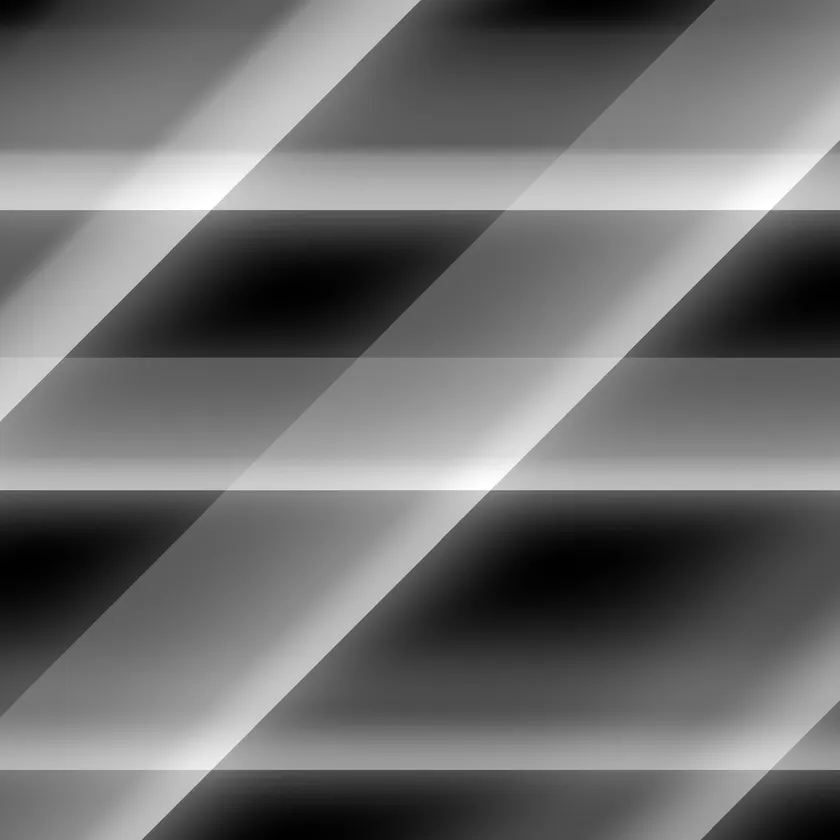
#> input picture @reference/data/BlackAndWhite_criss-cross_pattern_2015x2015.webp, 840 x 840 px, shrunk from 2015 x 2015 before the run
$ python train_ai_models.py --eagle-dir ../../@reference/data
#> lines starting #> are read from the running program, lines starting #| are printed output that depends on the picture
#!/usr/bin/env python3
"""
Pixly AI Model Training Script
Version: 4.2.0

完整AI训练流程：
1. SWT小波变换特征提取
2. LightGBM梯度提升树训练
3. 模型导出为JSON（供Go调用）
"""

import json
import os
import sys
from pathlib import Path
from typing import Dict, List, Tuple
import numpy as np
from PIL import Image
import pywt
from sklearn.model_selection import train_test_split, GridSearchCV
from sklearn.preprocessing import StandardScaler
import lightgbm as lgb
import argparse
from datetime import datetime

# ============================================================================
# SWT特征提取器
# ============================================================================

class SWTFeatureExtractor:
    """静止小波变换特征提取器"""

    def __init__(self, wavelet='db1', max_level=3):
        self.wavelet = wavelet
        self.max_level = max_level

    def _prepare_image(self, img_array: np.ndarray) -> Tuple[np.ndarray, int]:
        """预处理图像：padding到偶数尺寸，计算最大可用层级"""
        h, w = img_array.shape

        # Padding到偶数尺寸
        new_h = h if h % 2 == 0 else h + 1
        new_w = w if w % 2 == 0 else w + 1

        if new_h != h or new_w != w:
            padded = np.zeros((new_h, new_w), dtype=img_array.dtype)
            padded[:h, :w] = img_array
            img_array = padded

        # 计算最大可用层级（基于最小尺寸）
        min_dim = min(new_h, new_w)
        max_possible_level = int(np.floor(np.log2(min_dim)))
        actual_level = min(self.max_level, max_possible_level, 3)  # 最多3层

        return img_array, max(1, actual_level)  # 至少1层

    def extract(self, image_path: str) -> Dict[str, float]:
        """提取SWT特征（9维）"""
        img = Image.open(image_path).convert('L')  # 转灰度
        img_array = np.array(img, dtype=np.float32)

        # 预处理图像
        img_array, actual_level = self._prepare_image(img_array)

        # 静止小波变换
        try:
            coeffs = pywt.swt2(img_array, self.wavelet, level=actual_level)
        except Exception as e:
            # 降级到1层
            coeffs = pywt.swt2(img_array, self.wavelet, level=1)

        features = {}

        # 获取实际层数
        num_levels = len(coeffs)

        # 1. 边缘强度（高频水平+垂直分量）
        edge_strength = 0
        for (cA, (cH, cV, cD)) in coeffs:
            edge_strength += np.std(cH) + np.std(cV)
        features['edge_strength'] = float(edge_strength / num_levels)

        # 2. 纹理复杂度（对角分量标准差）
        texture_complexity = 0
        for (cA, (cH, cV, cD)) in coeffs:
            texture_complexity += np.std(cD)
        features['texture_complexity'] = float(texture_complexity / num_levels)

        # 3. 噪声水平（最高频细节的MAD）
        (cA, (cH, cV, cD)) = coeffs[0]
        noise_level = np.median(np.abs(cD - np.median(cD)))
        features['noise_level'] = float(noise_level)

        # 4. 细节层次（多尺度能量分布）
        detail_energies = []
        for (cA, (cH, cV, cD)) in coeffs:
            energy = np.sum(cH**2 + cV**2 + cD**2)
            detail_energies.append(energy)
        features['detail_level'] = float(np.std(detail_energies))

        # 5-7. 频率能量分布
        total_energy = sum(detail_energies)
        if total_energy > 0:
            features['high_freq_energy'] = float(detail_energies[0] / total_energy)
            # 中频能量：如果有3层取中间层，否则取平均
            if len(detail_energies) >= 3:
                features['mid_freq_energy'] = float(detail_energies[1] / total_energy)
            elif len(detail_energies) == 2:
                features['mid_freq_energy'] = float((detail_energies[0] + detail_energies[1]) / 2 / total_energy)
            else:
                features['mid_freq_energy'] = float(detail_energies[0] / 2 / total_energy)
            features['low_freq_energy'] = float(detail_energies[-1] / total_energy)
        else:
            features['high_freq_energy'] = 0
            features['mid_freq_energy'] = 0
            features['low_freq_energy'] = 0

        # 8. 整体质量评分（基于多特征加权）
        features['overall_quality'] = float(
            0.3 * min(features['edge_strength'] / 100, 1) +
            0.2 * min(features['texture_complexity'] / 100, 1) +
            0.3 * (1 - min(features['noise_level'] / 50, 1)) +
            0.2 * min(features['detail_level'] / 1000, 1)
        ) * 100

        # 9. 可压缩性评分
        features['compression_score'] = float(
            0.5 * (1 - features['texture_complexity'] / 100) +
            0.3 * (1 - features['noise_level'] / 50) +
            0.2 * features['low_freq_energy']
        )

        return features

# ============================================================================
# 基础特征提取器
# ============================================================================

class BasicFeatureExtractor:
    """基础图像特征提取器"""

    @staticmethod
    def extract(image_path: str) -> Dict[str, any]:
        """提取基础特征"""
        img = Image.open(image_path)

        features = {
            'width': img.width,
            'height': img.height,
            'pixels': img.width * img.height,
            'aspect_ratio': img.width / img.height,
            'has_alpha': 1 if img.mode in ('RGBA', 'LA') else 0,
            'file_size': os.path.getsize(image_path),
        }

        return features

# ============================================================================
# 数据加载器
# ============================================================================

class DatasetLoader:
    """Eagle数据集加载器"""

    def __init__(self, eagle_dir: str, seed_file: str = None):
        self.eagle_dir = Path(eagle_dir)
        self.seed_file = seed_file
        self.swt_extractor = SWTFeatureExtractor()
        self.basic_extractor = BasicFeatureExtractor()

    def load_eagle_images(self) -> List[Dict]:
        """加载Eagle图像库"""
        print("📂 扫描Eagle图像库...")

        image_files = []
        for ext in ['*.jpg', '*.jpeg', '*.png', '*.webp']:
            image_files.extend(self.eagle_dir.glob(f'**/{ext}'))
#> pass 2 of the loop in load_eagle_images, `for ext in ['*.jpg', '*.jpeg', '*.png', '*.webp']:`:

        print(f"✅ 找到 {len(image_files)} 张图像")

        dataset = []
        for i, img_path in enumerate(image_files):
            if i % 50 == 0:
                print(f"   处理进度: {i}/{len(image_files)}")

            try:
                # 提取特征
                basic = self.basic_extractor.extract(str(img_path))
#> in extract, img is the input picture: PIL image 840x840 RGB; mean R, G, B 110.5, 110.5, 110.5
                swt = self.swt_extractor.extract(str(img_path))
#> in extract, `img_array, actual_level = self._prepare_image(img_array)`: actual_level = 3
#> in extract, `coeffs = pywt.swt2(img_array, self.wavelet, level=actual_level)`: coeffs = 3 items
#> in extract, `num_levels = len(coeffs)`: num_levels = 3
#> the loop in extract, `for (cA, (cH, cV, cD)) in coeffs:` made 3 passes
#> edge_strength on passes 1 to 3: 72.69, 98.37, 108.1
#> after the loop in extract, `for (cA, (cH, cV, cD)) in coeffs:`: edge_strength = 108.1
#> the loop in extract, `for (cA, (cH, cV, cD)) in coeffs:` made 3 passes
#> texture_complexity on passes 1 to 3: 12.13, 16.61, 18.31
#> after the loop in extract, `for (cA, (cH, cV, cD)) in coeffs:`: texture_complexity = 18.31
#> in extract, `(cA, (cH, cV, cD)) = coeffs[0]`:
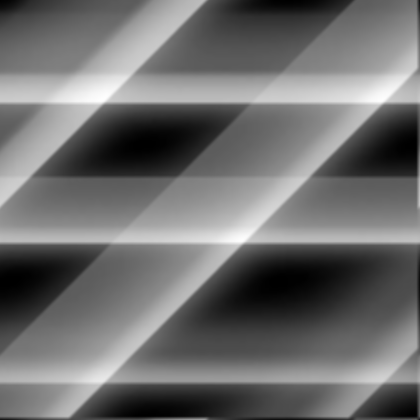
#> cA: shape (840, 840) float32 (shown at 1/2 size); min 8, max 2038.2, mean 883.9; drawn with min black and max white
#> in extract, `(cA, (cH, cV, cD)) = coeffs[0]`:
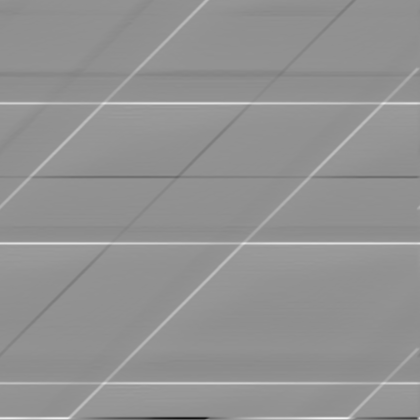
#> cH: shape (840, 840) float32 (shown at 1/2 size); min -674, max 497.8, mean 0; drawn with min black and max white
#> in extract, `(cA, (cH, cV, cD)) = coeffs[0]`:
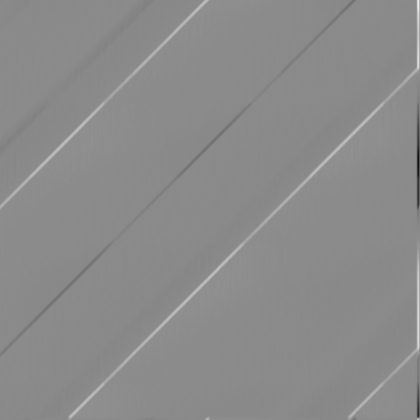
#> cV: shape (840, 840) float32 (shown at 1/2 size); min -545.5, max 453.5, mean 0; drawn with min black and max white
#> in extract, `(cA, (cH, cV, cD)) = coeffs[0]`:
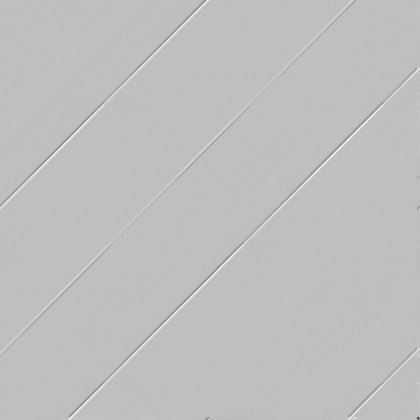
#> cD: shape (840, 840) float32 (shown at 1/2 size); min -450, max 150.7, mean 0; drawn with min black and max white
#> in extract, `noise_level = np.median(np.abs(cD - np.median(cD)))`: noise_level = 0.5
#> the loop in extract, `for (cA, (cH, cV, cD)) in coeffs:` made 3 passes
#> energy on passes 1 to 3: 2.11e+09, 263847296, 37648916
#> after the loop in extract, `for (cA, (cH, cV, cD)) in coeffs:`: detail_energies = [2.11e+09, 263847296, 37648916]
#> in extract, `total_energy = sum(detail_energies)`: total_energy = 2.41e+09
#> in load_eagle_images, `swt = self.swt_extractor.extract(str(img_path))`: swt = 9 items

                # 合并特征
                sample = {
                    'image_path': str(img_path),
                    **basic,
                    **swt,
                    # 标签（需要从XMP或手动标注获取，这里先用启发式）
                    'optimal_quality_jxl': self._estimate_optimal_quality(swt, 'jxl'),
                    'optimal_quality_avif': self._estimate_optimal_quality(swt, 'avif'),
                    'optimal_quality_webp': self._estimate_optimal_quality(swt, 'webp'),
                }
#> in _estimate_optimal_quality, `texture = swt_features['texture_complexity']`: texture = 6.1
#> in _estimate_optimal_quality, `noise = swt_features['noise_level']`: noise = 0.5

                dataset.append(sample)

            except Exception as e:
                print(f"   ⚠️  跳过 {img_path.name}: {e}")
                continue
#> pass 2 of the loop in load_eagle_images, `for i, img_path in enumerate(image_files):`:
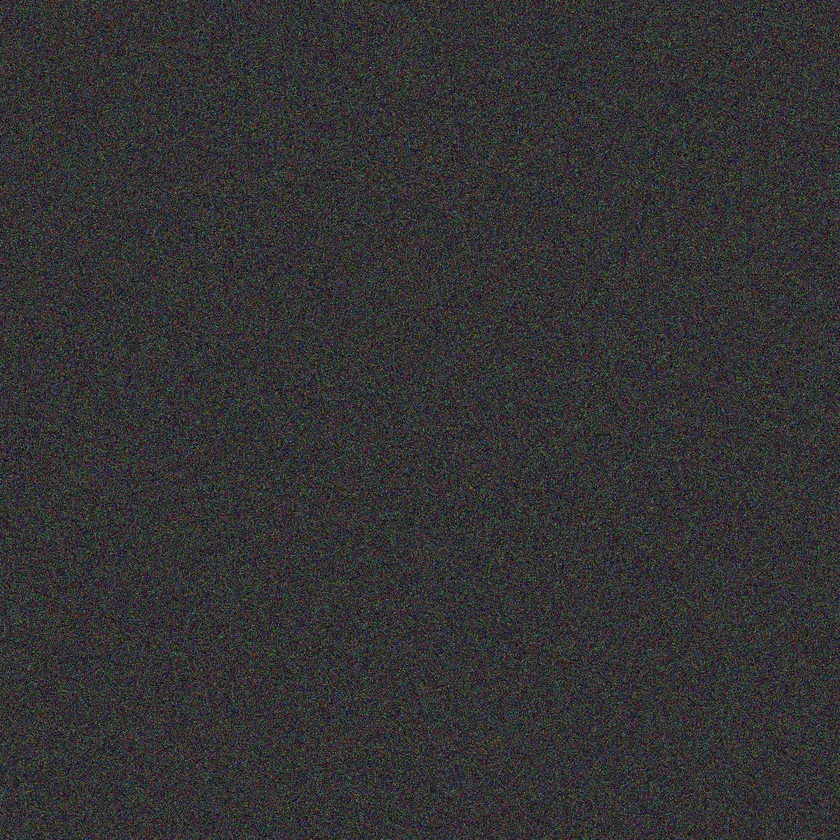
#> input picture @reference/data/RGB_noise_2015x2015.webp, 840 x 840 px, shrunk from 2015 x 2015 before the run
#> in extract, img is the input picture: PIL image 840x840 RGB; mean R, G, B 51.6, 50.6, 51.8
#> img: PIL image 840x840 L
#> the loop in extract (call 2), `for (cA, (cH, cV, cD)) in coeffs:` made 3 passes
#> edge_strength on passes 1 to 3: 38.5, 76.84, 111
#> after the loop in extract (call 2), `for (cA, (cH, cV, cD)) in coeffs:`: edge_strength = 111
#> the loop in extract (call 2), `for (cA, (cH, cV, cD)) in coeffs:` made 3 passes
#> texture_complexity on passes 1 to 3: 19.05, 38.27, 53.56
#> after the loop in extract (call 2), `for (cA, (cH, cV, cD)) in coeffs:`: texture_complexity = 53.56
#> in extract (call 2), `(cA, (cH, cV, cD)) = coeffs[0]`:
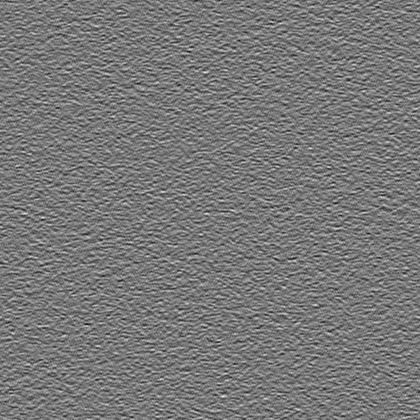
#> cH: shape (840, 840) float32 (shown at 1/2 size); min -83.75, max 93.62, mean 0; drawn with min black and max white
#> in extract (call 2), `(cA, (cH, cV, cD)) = coeffs[0]`:
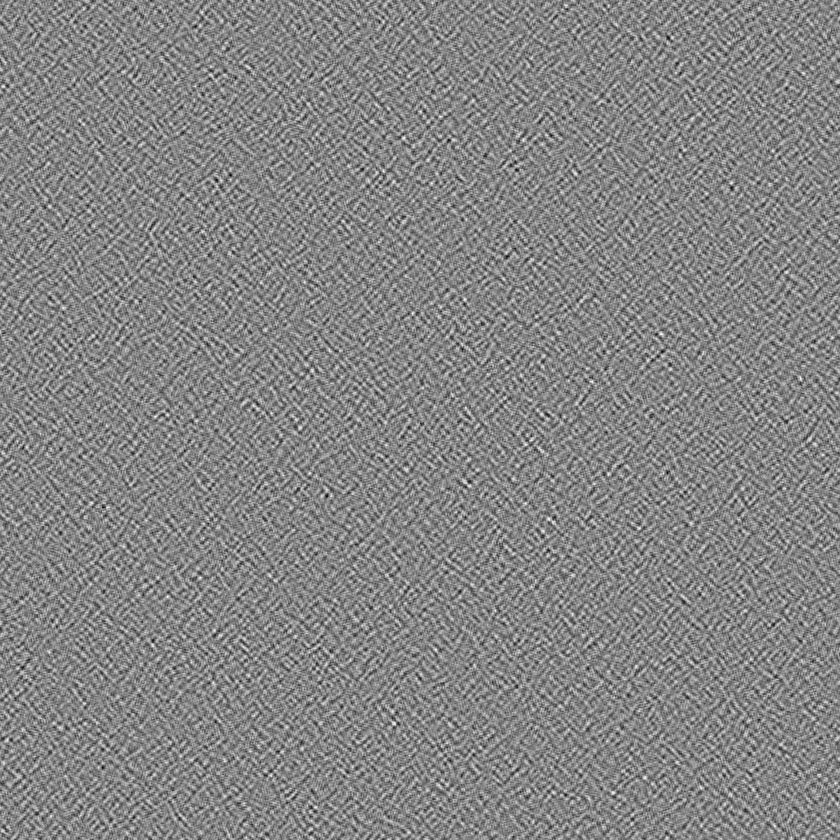
#> cD: shape (840, 840) float32; min -88.63, max 81.62, mean 0; drawn with min black and max white
#> noise_level = 12.87
#> the loop in extract (call 2), `for (cA, (cH, cV, cD)) in coeffs:` made 3 passes
#> energy on passes 1 to 3: 779005888, 779137536, 576701824
#> after the loop in extract (call 2), `for (cA, (cH, cV, cD)) in coeffs:`: detail_energies = [779005888, 779137536, 576701824]
#> total_energy = 2.13e+09

        print(f"✅ 成功加载 {len(dataset)} 个样本")
        return dataset

    def _estimate_optimal_quality(self, swt_features: Dict, tool: str) -> int:
        """启发式估算最优质量（真实训练时应使用实际转换结果）"""
        # 基于纹理复杂度和噪声水平估算
        texture = swt_features['texture_complexity']
        noise = swt_features['noise_level']

        if tool == 'jxl':
            base_q = 90
            if texture > 80:
                base_q = 95
            if noise > 30:
                base_q -= 5
        elif tool == 'avif':
            base_q = 85
            if texture > 80:
                base_q = 90
            if noise > 30:
                base_q -= 5
        else:  # webp
            base_q = 85
            if texture > 80:
                base_q = 90
            if noise > 30:
                base_q -= 5

        return base_q

    def load_seed_library(self) -> List[Dict]:
        """加载预设种子库"""
        if not self.seed_file or not Path(self.seed_file).exists():
            print("⚠️  种子库文件不存在，跳过")
            return []

        print(f"📚 加载种子库: {self.seed_file}")
        with open(self.seed_file, 'r', encoding='utf-8') as f:
            seeds = json.load(f)

        print(f"✅ 加载 {len(seeds)} 个种子样本")
        return seeds

    def merge_datasets(self, eagle_data: List[Dict], seed_data: List[Dict]) -> List[Dict]:
        """合并数据集"""
        print(f"🔀 合并数据集: Eagle({len(eagle_data)}) + Seeds({len(seed_data)})")
        merged = eagle_data + seed_data
        print(f"✅ 合并后总计: {len(merged)} 个样本")
        return merged

# ============================================================================
# LightGBM训练器
# ============================================================================

class LightGBMTrainer:
    """LightGBM模型训练器"""

    def __init__(self, tool: str):
        self.tool = tool
        self.model = None
        self.scaler = StandardScaler()
        self.feature_names = [
            'width', 'height', 'pixels', 'aspect_ratio', 'has_alpha',
            'edge_strength', 'texture_complexity', 'noise_level',
            'detail_level', 'compression_score', 'high_freq_energy',
            'low_freq_energy'
        ]

    def prepare_features(self, dataset: List[Dict]) -> Tuple[np.ndarray, np.ndarray]:
        """准备特征矩阵和标签"""
        X = []
        y = []

        label_key = f'optimal_quality_{self.tool}'

        for sample in dataset:
            # 检查是否有所需的所有特征
            if not all(k in sample for k in self.feature_names):
                continue
            if label_key not in sample:
                continue

            # 提取特征向量
            features = [sample[k] for k in self.feature_names]
            X.append(features)
            y.append(sample[label_key])

        X = np.array(X)
        y = np.array(y)

        # 标准化特征
        X = self.scaler.fit_transform(X)

        print(f"📊 特征矩阵: {X.shape}, 标签: {y.shape}")
        return X, y

    def train(self, X: np.ndarray, y: np.ndarray) -> Dict:
        """训练LightGBM模型"""
        print(f"\n🚀 开始训练 {self.tool} 模型...")

        # 划分训练集和验证集
        X_train, X_val, y_train, y_val = train_test_split(
            X, y, test_size=0.2, random_state=42
        )

        # LightGBM参数
        params = {
            'objective': 'regression',
            'metric': 'rmse',
            'boosting_type': 'gbdt',
            'num_leaves': 31,
            'learning_rate': 0.05,
            'feature_fraction': 0.9,
            'bagging_fraction': 0.8,
            'bagging_freq': 5,
            'verbose': -1
        }

        # 创建数据集
        train_data = lgb.Dataset(X_train, label=y_train)
        val_data = lgb.Dataset(X_val, label=y_val, reference=train_data)

        # 训练模型
        self.model = lgb.train(
            params,
            train_data,
            num_boost_round=200,
            valid_sets=[train_data, val_data],
            valid_names=['train', 'val'],
            callbacks=[
                lgb.early_stopping(stopping_rounds=20),
                lgb.log_evaluation(period=50)
            ]
        )

        # 评估
        y_pred = self.model.predict(X_val)
        rmse = np.sqrt(np.mean((y_pred - y_val) ** 2))
        mae = np.mean(np.abs(y_pred - y_val))

        print(f"✅ 训练完成！RMSE: {rmse:.2f}, MAE: {mae:.2f}")

        return {
            'rmse': float(rmse),
            'mae': float(mae),
            'n_estimators': self.model.num_trees(),
        }

    # [23 lines left out: function export_model, not called in this run]

# ============================================================================
# 主训练流程
# ============================================================================

def main():
    parser = argparse.ArgumentParser(description='Pixly AI Model Training v4.2.0')
    parser.add_argument('--eagle-dir', required=True, help='Eagle图像库目录')
    parser.add_argument('--seed-file', default=None, help='预设种子库JSON文件')
    parser.add_argument('--output-dir', default='./models', help='模型输出目录')
    parser.add_argument('--tools', nargs='+', default=['jxl', 'avif', 'webp'],
                        help='训练的工具列表')

    args = parser.parse_args()

    print("╔" + "="*68 + "╗")
    print("║" + " "*15 + "🤖 Pixly AI Model Training v4.2.0" + " "*18 + "║")
    print("╚" + "="*68 + "╝\n")

    # 1. 加载数据集
    print("📊 阶段1: 数据加载")
    print("-" * 70)

    loader = DatasetLoader(args.eagle_dir, args.seed_file)
    eagle_data = loader.load_eagle_images()
#| ✅ 成功加载 2 个样本
#> eagle_data = 2 items
    seed_data = loader.load_seed_library()
    full_dataset = loader.merge_datasets(eagle_data, seed_data)
#| 🔀 合并数据集: Eagle(2) + Seeds(0)
#| ✅ 合并后总计: 2 个样本
#> full_dataset = 2 items

    if len(full_dataset) == 0:
        print("❌ 错误：数据集为空！")
        sys.exit(1)

    # 保存完整数据集
    dataset_path = Path(args.output_dir) / 'training_dataset.json'
    dataset_path.parent.mkdir(parents=True, exist_ok=True)
    with open(dataset_path, 'w', encoding='utf-8') as f:
        json.dump(full_dataset, f, indent=2, ensure_ascii=False)
    print(f"💾 数据集已保存: {dataset_path}\n")

    # 2. 训练每个工具的模型
    print("🚀 阶段2: 模型训练")
    print("-" * 70)

    results = {}

    for tool in args.tools:
        print(f"\n{'='*70}")
        print(f"训练 {tool.upper()} 模型")
        print(f"{'='*70}")

        trainer = LightGBMTrainer(tool)
        X, y = trainer.prepare_features(full_dataset)

        if len(X) == 0:
            print(f"⚠️  跳过 {tool}：无有效样本")
            continue

        metrics = trainer.train(X, y)

        # 导出模型
        model_path = Path(args.output_dir) / f'lightgbm_{tool}.json'
        trainer.export_model(str(model_path))

        results[tool] = {
            'model_path': str(model_path),
            'metrics': metrics,
            'n_samples': len(X),
        }
#> this loop made 1 pass
#> after the loop, results = 0 items

    # 3. 生成训练报告
    print("\n" + "="*70)
    print("📋 训练总结")
    print("="*70)

    for tool, result in results.items():
        print(f"\n{tool.upper()}:")
        print(f"  样本数: {result['n_samples']}")
        print(f"  RMSE: {result['metrics']['rmse']:.2f}")
        print(f"  MAE: {result['metrics']['mae']:.2f}")
        print(f"  树数量: {result['metrics']['n_estimators']}")
        print(f"  模型文件: {result['model_path']}")

    # 保存训练报告
    report_path = Path(args.output_dir) / 'training_report.json'
    report = {
        'version': '4.2.0',
        'trained_at': datetime.now().isoformat(),
        'dataset_size': len(full_dataset),
        'models': results,
    }
    with open(report_path, 'w', encoding='utf-8') as f:
        json.dump(report, f, indent=2)

    print(f"\n💾 训练报告已保存: {report_path}")
    print("\n🎉 所有模型训练完成！\n")

if __name__ == '__main__':
    main()
#> (the call stopped at in train, `train_data = lgb.Dataset(X_train, label=y_train)`: lightgbm is not available in this run)
